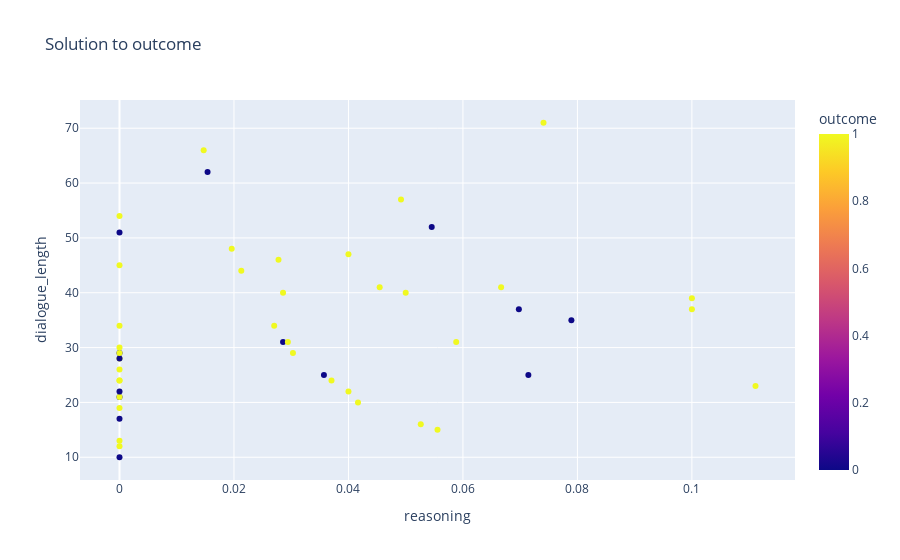

Write notebook code for a chart like this one.
### Code cell
fig = px.scatter(df, x="reasoning", y="dialogue_length",
                  color="outcome",
                  title="Solution to outcome"
                )

fig.show()

### Figure 1 — Plotly figure (JSON) as saved in the notebook; plotly's stock layout.template omitted (floating-point values rounded to 4 significant figures)
{"data": [{"hovertemplate": "reasoning=%{x}<br>dialogue_length=%{y}<br>outcome=%{marker.color}<extra></extra>", "legendgroup": "", "marker": {"color": [1, 1, 1, 1, 1, 1, 0, 0, 1, 1, 1, 1, 0, 1, 0, 1, 0, 1, 1, 1, 0, 0, 1, 0, 1, 1, 1, 0, 1, 1, 1, 1, 1, 0, 1, 0, 1, 1, 1, 1, 1, 1, 1, 0, 1, 0, 0, 1, 1, 1], "coloraxis": "coloraxis", "symbol": "circle"}, "mode": "markers", "name": "", "orientation": "v", "showlegend": false, "type": "scatter", "x": [0.05882, 0, 0, 0, 0.05556, 0.04167, 0, 0.03571, 0.03704, 0, 0, 0.02778, 0, 0.02128, 0.06977, 0.05, 0, 0.04918, 0.04, 0.07407, 0.07895, 0, 0, 0.02857, 0.01471, 0, 0.04, 0.07143, 0.0303, 0.01961, 0.02703, 0, 0.1, 0, 0.06667, 0.01538, 0.1111, 0.04545, 0.02857, 0, 0.1, 0.05263, 0.02941, 0, 0, 0.05455, 0, 0, 0, 0], "xaxis": "x", "y": [31, 34, 13, 54, 15, 20, 21, 25, 24, 28, 24, 46, 28, 44, 37, 40, 10, 57, 22, 71, 35, 51, 30, 31, 66, 21, 47, 25, 29, 48, 34, 26, 39, 29, 41, 62, 23, 41, 40, 19, 37, 16, 31, 17, 24, 52, 22, 45, 12, 29], "yaxis": "y"}], "layout": {"coloraxis": {"colorbar": {"title": {"text": "outcome"}}, "colorscale": [[0, "#0d0887"], [0.1111, "#46039f"], [0.2222, "#7201a8"], [0.3333, "#9c179e"], [0.4444, "#bd3786"], [0.5556, "#d8576b"], [0.6667, "#ed7953"], [0.7778, "#fb9f3a"], [0.8889, "#fdca26"], [1, "#f0f921"]]}, "legend": {"tracegroupgap": 0}, "title": {"text": "Solution to outcome"}, "xaxis": {"anchor": "y", "domain": [0, 1], "title": {"text": "reasoning"}}, "yaxis": {"anchor": "x", "domain": [0, 1], "title": {"text": "dialogue_length"}}}}
